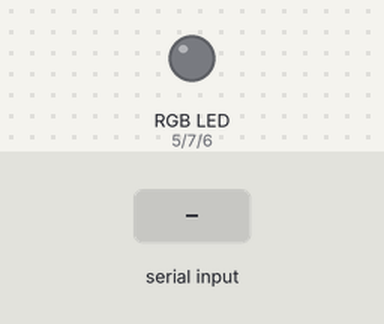
This sketch was run on a simulated Arduino Uno, built with avr-gcc and run on an emulated ATmega328P. On the bench: an RGB LED mixed from three pins (HIGH = lit). The test bench sets the inputs (shaded band). Random numbers use the default seed unless the sketch sets one.

Above: at 1.2 s.
1.3 s: "1\n" received over Serial
At 2.4 s:
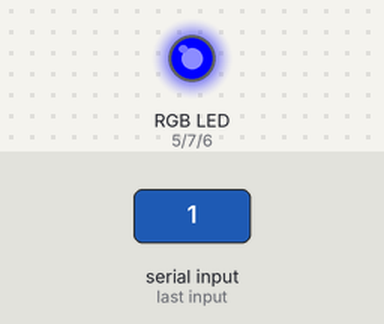
2.8 s: "3\n" received over Serial
At 3.9 s:
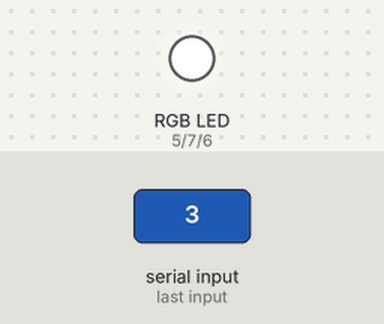
4.8 s: "2\n" received over Serial
At 6.0 s:
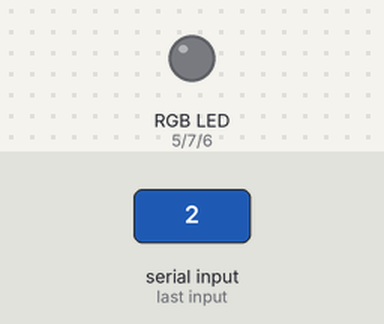
6.3 s: "4\n" received over Serial
At 7.7 s:
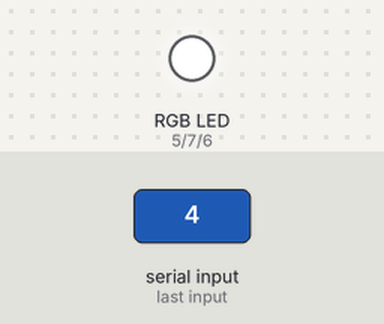
Timing chart, 0 to 9.3 s (numbered marks = the images above; inputs shaded):
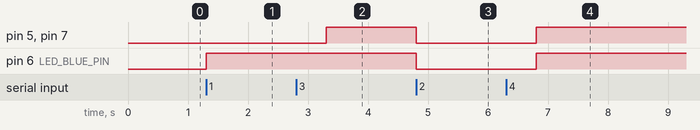

Measured:
- after the input at 1.3 s, pin 6 (LED_BLUE_PIN): LOW → HIGH at once
- after the input at 2.8 s, pin 5 (LED_RED_PIN), pin 7 (LED_GREEN_PIN): LOW → HIGH after 0.50 s
- after the input at 4.8 s, pin 5 (LED_RED_PIN), pin 6 (LED_BLUE_PIN), pin 7 (LED_GREEN_PIN): HIGH → LOW at once
- after the input at 6.3 s, pin 5 (LED_RED_PIN), pin 6 (LED_BLUE_PIN), pin 7 (LED_GREEN_PIN): LOW → HIGH after 0.50 s

The sketch:

led.ino
```cpp
/* Voice commands to control a RGB LED: This is a LED monitor Agent to be managed
 * from the Deep Learning Agent (Speech Recognition) written in Python.
 *
 * Created by: Abián Torres Torres
 * Coded on: 17-11-2017
 * email: abiantorres.generic@gmail.com */

/* List of voice commands:
 * 1. Turn On
 * 2. Turn Off
 * 3. Switch Random Color
 * 4. Color Blink
 * 5. Normal Blink
 * 6. Decrease Swap Frecuency
 * 7. Increase Swap Frecuency */

// LED:
# define LED_RED_PIN 5 // LED connected to digital output pin 5 for red color.
# define LED_GREEN_PIN 7 // LED connected to digital output pin 7 for green color.
# define LED_BLUE_PIN 6 // LED connected to digital output pin 6 for blue color.
# define LED_MAX_VALUE 255 // Maximun value for LED.
# define LED_MIN_VALUE 0 // Minimum value for LED.
# define LED_SWAP_FRECUENCY_RATIO 100 // Value with which be used to modified the fading frecuency.
# define MAXIMUM_SWAP_FRECUENCY_RATIO 30000 // Value with which be used to modified the fading frecuency.
// Colors:
# define NUMBER_OF_COLORS 6 // Number of colors allowed in our system.
# define RGB_DIMENSION 3 // RGB Dimensions
// List of colors indexed in COLORS array:
# define WHITE 1
# define BLUE 2
# define RED 3
# define GREEN 4
# define GRAY 5
# define YELLOW 6
const int COLORS[NUMBER_OF_COLORS][RGB_DIMENSION] = {{255, 255, 255}, {0, 0, 255}, {255, 0, 0}, {0, 255, 0}, {128, 128, 128}, {255, 255, 0}};
// Transmission with computer:
# define TRANSMISSION_BAUD 9600

// LED:
int currentLedSwapFrecuency = LED_SWAP_FRECUENCY_RATIO * 5; // Value with will determinate the current fading frecuency of the LED.
// Colors:
int currentLedColor = WHITE; // Current LED color.
int randomColor[2] = {RED, WHITE}; // Temporal variable wich allows to get a random color in two sets excluding current LED color.
// Auxiliar variables for command selection:
int prevCommand = 0;
int nextCommand = 0;

// Set led values for each color:
void setLedValues(int redValue, int greenValue, int blueValue) {
  analogWrite(LED_RED_PIN, redValue);
  analogWrite(LED_GREEN_PIN, greenValue);
  analogWrite(LED_BLUE_PIN, blueValue);
}

// Command to change to a LED random color
void switchRandomColor(){
  randomColor[0] = random(currentLedColor);
  if(currentLedColor != NUMBER_OF_COLORS) {
    randomColor[1] = random(currentLedColor + 1, NUMBER_OF_COLORS + 1);
    currentLedColor = randomColor[random(2)];
  }
  else
    currentLedColor = randomColor[0];
  setLedValues(COLORS[currentLedColor][0], COLORS[currentLedColor][1], COLORS[currentLedColor][2]);
}

// Command to set LED intensity to minimun value
void turnOff() {
  setLedValues(LED_MIN_VALUE, LED_MIN_VALUE, LED_MIN_VALUE);
}

// Command to set LED intensity to maximun values
void turnOn() {
  setLedValues(COLORS[currentLedColor][0], COLORS[currentLedColor][1], COLORS[currentLedColor][2]);
}

void increaseSwapFrecuency() {
  if((currentLedSwapFrecuency + LED_SWAP_FRECUENCY_RATIO) <= MAXIMUM_SWAP_FRECUENCY_RATIO)
    currentLedSwapFrecuency = currentLedSwapFrecuency + LED_SWAP_FRECUENCY_RATIO;
}

void decreaseSwapFrecuency() {
  if((currentLedSwapFrecuency - LED_SWAP_FRECUENCY_RATIO) >= LED_SWAP_FRECUENCY_RATIO)
    currentLedSwapFrecuency = currentLedSwapFrecuency - LED_SWAP_FRECUENCY_RATIO;
}

// Command to make the LED Blink:
void normalBlink() {
  turnOn();
  delay(currentLedSwapFrecuency);
  turnOff();
  delay(currentLedSwapFrecuency);
}

void rules() {
  switch(nextCommand){
    case 1: // Turn On
      turnOn();
      break;
    case 2: // Turn Off
      turnOff();
      break;
    case 3: // Switch Random Color
      delay(currentLedSwapFrecuency);
      switchRandomColor();
      nextCommand = 0; // Avoid loops.
      prevCommand = 0;
      break;
    case 4: // Color Blink
      delay(currentLedSwapFrecuency);
      switchRandomColor(); // Allows loops.
      break;
    case 5: // Normal Blink
      turnOn();
      delay(currentLedSwapFrecuency);
      turnOff();
      delay(currentLedSwapFrecuency);
      // Allows loops.
      break;
    case 6: // Increase Swap Frecuency
      increaseSwapFrecuency();
      nextCommand = prevCommand;
      break;
    case 7: // Decrease Swap Frecuency
      decreaseSwapFrecuency();
      nextCommand = prevCommand;
      break;
    default:
      break;
  }
}

// Setup our Arduino configuration:
void setup() {
  randomSeed(analogRead(A5)); // Generate a seed for get random colors when the command 'Switch Random Color' is executed.
  // Pins
  pinMode(LED_RED_PIN, OUTPUT); // Declare the LED_RED_PIN as an OUTPUT.
  pinMode(LED_GREEN_PIN, OUTPUT); // Declare the LED_GREEN_PIN as an OUTPUT.
  pinMode(LED_BLUE_PIN, OUTPUT); // Declare the LED_BLUE_PIN as an OUTPUT.
  Serial.begin(TRANSMISSION_BAUD);  // Use the serial port.
  while (!Serial) {;} // wait for serial port to connect. Needed for native USB port only
}

void loop() {
  if (Serial.available() > 0){ // If Python3 module send a order:
    prevCommand = nextCommand; // Keep the last command to make sure that some commands behavoir is the required.
    nextCommand = Serial.parseInt(); // Get next command.
  }
  rules(); // Execute the current rule.
}
```
